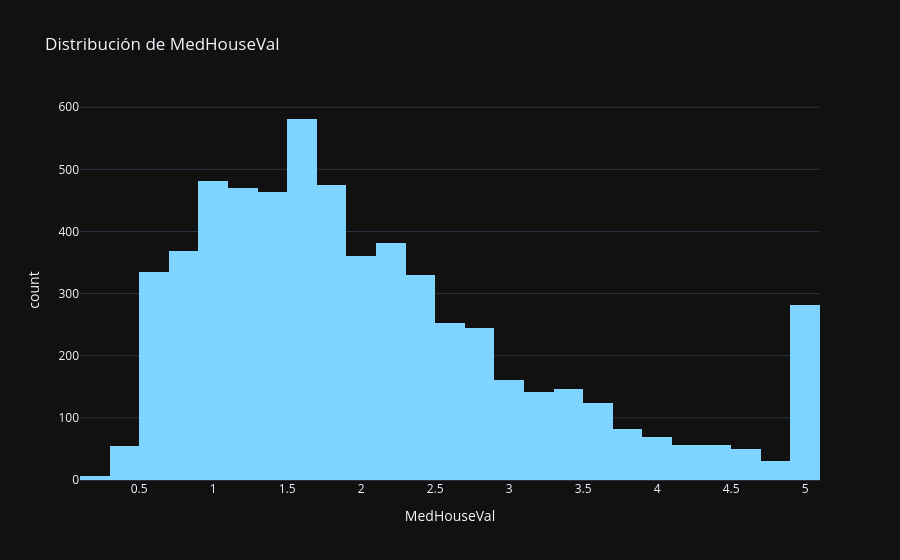

Notebook source saved alongside this figure:
### Code cell
# 2.3 Variable objetivo
TARGET = "MedHouseVal"
if TARGET and TARGET in df.columns:
    if "regresion" == 'regresion':
        display(df[TARGET].describe().to_frame())
        px.histogram(df, x=TARGET, nbins=40, title=f'Distribución de {TARGET}').show()
    else:
        vc = df[TARGET].value_counts(dropna=False)
        display(pd.DataFrame({'n': vc, '%': (vc/len(df)*100).round(2)}))
        px.bar(x=vc.index.astype(str), y=vc.values, labels={'x': TARGET, 'y': 'n'},
               title=f'Balance de clases — {TARGET}').show()
        imb = vc.min()/vc.max()
        print(f'Ratio min/max de clases: {imb:.2f}' + ('  ⚠️ desbalanceado' if imb < 0.4 else ''))
else:
    print('Sin target supervisado en esta etapa.')

### Figure 1 — Plotly figure (JSON) as saved in the notebook; plotly's stock layout.template omitted (floating-point values rounded to 4 significant figures; data arrays with more than 128 entries replaced by an {"elided": "..."} marker saying what was removed)
{"data": [{"bingroup": "x", "hovertemplate": "MedHouseVal=%{x}<br>count=%{y}<extra></extra>", "legendgroup": "", "marker": {"color": "#7fd4ff", "pattern": {"shape": ""}}, "name": "", "nbinsx": 40, "orientation": "v", "showlegend": false, "type": "histogram", "x": {"elided": "6000 float values"}, "xaxis": "x", "yaxis": "y"}], "layout": {"barmode": "relative", "legend": {"tracegroupgap": 0}, "title": {"text": "Distribución de MedHouseVal"}, "xaxis": {"anchor": "y", "domain": [0.0, 1.0], "title": {"text": "MedHouseVal"}}, "yaxis": {"anchor": "x", "domain": [0.0, 1.0], "title": {"text": "count"}}}}
